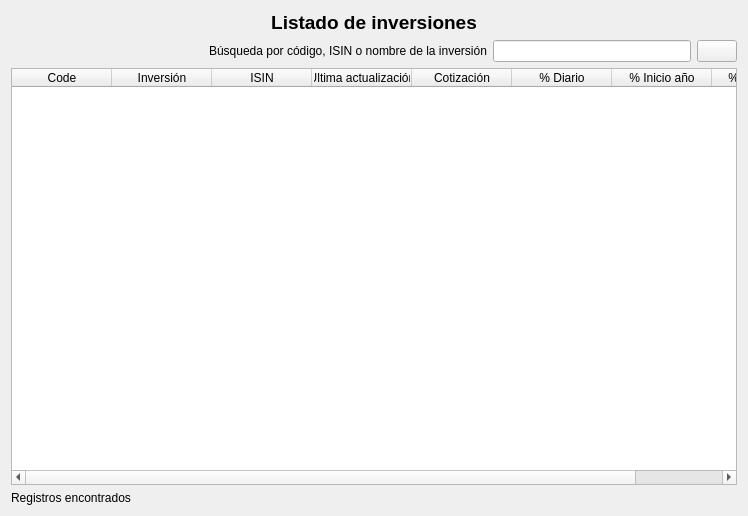
<?xml version="1.0" encoding="UTF-8"?>
<ui version="4.0">
 <class>wdgInversiones2</class>
 <widget class="QWidget" name="wdgInversiones2">
  <property name="geometry">
   <rect>
    <x>0</x>
    <y>0</y>
    <width>748</width>
    <height>516</height>
   </rect>
  </property>
  <property name="windowTitle">
   <string>Form</string>
  </property>
  <layout class="QHBoxLayout" name="horizontalLayout_2">
   <item>
    <layout class="QVBoxLayout" name="verticalLayout">
     <item>
      <widget class="QLabel" name="lbl">
       <property name="font">
        <font>
         <pointsize>14</pointsize>
         <weight>75</weight>
         <bold>true</bold>
        </font>
       </property>
       <property name="text">
        <string>Listado de inversiones</string>
       </property>
       <property name="alignment">
        <set>Qt::AlignCenter</set>
       </property>
      </widget>
     </item>
     <item>
      <layout class="QHBoxLayout" name="horizontalLayout">
       <item>
        <spacer name="horizontalSpacer">
         <property name="orientation">
          <enum>Qt::Horizontal</enum>
         </property>
         <property name="sizeHint" stdset="0">
          <size>
           <width>40</width>
           <height>20</height>
          </size>
         </property>
        </spacer>
       </item>
       <item>
        <widget class="QLabel" name="label">
         <property name="text">
          <string>Búsqueda por código, ISIN o nombre de la inversión</string>
         </property>
        </widget>
       </item>
       <item>
        <widget class="QLineEdit" name="txt"/>
       </item>
       <item>
        <widget class="QPushButton" name="cmd">
         <property name="text">
          <string/>
         </property>
         <property name="icon">
          <iconset>
           <normaloff>:/images/document-preview.png</normaloff>:/images/document-preview.png</iconset>
         </property>
        </widget>
       </item>
      </layout>
     </item>
     <item>
      <widget class="myQTableWidget" name="tblInversiones">
       <property name="contextMenuPolicy">
        <enum>Qt::CustomContextMenu</enum>
       </property>
       <property name="alternatingRowColors">
        <bool>true</bool>
       </property>
       <attribute name="horizontalHeaderStretchLastSection">
        <bool>false</bool>
       </attribute>
       <attribute name="verticalHeaderVisible">
        <bool>false</bool>
       </attribute>
       <column>
        <property name="text">
         <string>Code</string>
        </property>
       </column>
       <column>
        <property name="text">
         <string>Inversión</string>
        </property>
       </column>
       <column>
        <property name="text">
         <string>ISIN</string>
        </property>
       </column>
       <column>
        <property name="text">
         <string>Última actualización</string>
        </property>
       </column>
       <column>
        <property name="text">
         <string>Cotización</string>
        </property>
       </column>
       <column>
        <property name="text">
         <string>% Diario</string>
        </property>
       </column>
       <column>
        <property name="text">
         <string>% Inicio año</string>
        </property>
       </column>
       <column>
        <property name="text">
         <string>% Dividendo</string>
        </property>
       </column>
      </widget>
     </item>
     <item>
      <widget class="QLabel" name="lblFound">
       <property name="text">
        <string>Registros encontrados</string>
       </property>
      </widget>
     </item>
    </layout>
   </item>
  </layout>
  <action name="actionInversionEstudio">
   <property name="icon">
    <iconset>
     <normaloff>:/xulpmoney/document-edit.png</normaloff>:/xulpmoney/document-edit.png</iconset>
   </property>
   <property name="text">
    <string>Estudio de la Inversión</string>
   </property>
  </action>
  <action name="actionOrdenarTPCDiario">
   <property name="icon">
    <iconset>
     <normaloff>:/images/document-preview.png</normaloff>:/images/document-preview.png</iconset>
   </property>
   <property name="text">
    <string>% Diario</string>
   </property>
  </action>
  <action name="actionOrdenarTPCAnual">
   <property name="icon">
    <iconset>
     <normaloff>:/images/document-preview.png</normaloff>:/images/document-preview.png</iconset>
   </property>
   <property name="text">
    <string>% Anual</string>
   </property>
  </action>
  <action name="actionOrdenarName">
   <property name="icon">
    <iconset>
     <normaloff>:/images/document-preview.png</normaloff>:/images/document-preview.png</iconset>
   </property>
   <property name="text">
    <string>Nombre</string>
   </property>
  </action>
  <action name="actionOrdenarDividendo">
   <property name="icon">
    <iconset>
     <normaloff>:/images/document-preview.png</normaloff>:/images/document-preview.png</iconset>
   </property>
   <property name="text">
    <string>Dividendo</string>
   </property>
  </action>
  <action name="actionOrdenarHora">
   <property name="icon">
    <iconset>
     <normaloff>:/images/document-preview.png</normaloff>:/images/document-preview.png</iconset>
   </property>
   <property name="text">
    <string>Hora</string>
   </property>
  </action>
  <action name="actionIbex35">
   <property name="icon">
    <iconset>
     <normaloff>:/images/spain.gif</normaloff>:/images/spain.gif</iconset>
   </property>
   <property name="text">
    <string>Ibex 35</string>
   </property>
  </action>
  <action name="actionInversionNueva">
   <property name="icon">
    <iconset>
     <normaloff>:/images/item_add.png</normaloff>:/images/item_add.png</iconset>
   </property>
   <property name="text">
    <string>Nueva Inversión manual</string>
   </property>
   <property name="toolTip">
    <string>El sistema crea las inversiones automáticamente
según los Sources seleccionados en /etc/myquotes/config.py.
Si quiere introducir una inversión manualmente y meter los
datos manualmente, seleccione esta opción.</string>
   </property>
  </action>
  <action name="actionInversionModificar">
   <property name="icon">
    <iconset>
     <normaloff>:/images/edit.png</normaloff>:/images/edit.png</iconset>
   </property>
   <property name="text">
    <string>Editar Inversión manual</string>
   </property>
   <property name="toolTip">
    <string>El sistema crea las inversiones automáticamente
según los Sources seleccionados en /etc/myquotes/config.py.
Si quiere modificar una inversión insertada manualmente,
seleccione esta opción.</string>
   </property>
  </action>
  <action name="actionInversionBorrar">
   <property name="icon">
    <iconset>
     <normaloff>:/images/eventdelete.png</normaloff>:/images/eventdelete.png</iconset>
   </property>
   <property name="text">
    <string>Borrar Inversión</string>
   </property>
   <property name="toolTip">
    <string>Si esta inversión es automática se borrará pero el sistema 
volvera a generarla.

Si esta inversión es manual se borrará y desaparecerá del
sistema.</string>
   </property>
  </action>
  <action name="actionFavoritos">
   <property name="icon">
    <iconset>
     <normaloff>:/images/star.png</normaloff>:/images/star.png</iconset>
   </property>
   <property name="text">
    <string>Añadir a favoritos</string>
   </property>
   <property name="toolTip">
    <string>Añadir a favoritos</string>
   </property>
  </action>
  <action name="actionMergeCodes">
   <property name="icon">
    <iconset>
     <normaloff>:/images/cakes.png</normaloff>:/images/cakes.png</iconset>
   </property>
   <property name="text">
    <string>Combina códigos seleccionados</string>
   </property>
  </action>
  <action name="actionQuoteNew">
   <property name="icon">
    <iconset>
     <normaloff>:/images/item_add.png</normaloff>:/images/item_add.png</iconset>
   </property>
   <property name="text">
    <string>Nueva cotización</string>
   </property>
   <property name="toolTip">
    <string>Nueva cotización</string>
   </property>
  </action>
  <action name="actionDividendoEstimacionNueva">
   <property name="icon">
    <iconset>
     <normaloff>:/images/item_add.png</normaloff>:/images/item_add.png</iconset>
   </property>
   <property name="text">
    <string>Nueva estimación de dividendo</string>
   </property>
   <property name="toolTip">
    <string>Nueva estimación de dividendo</string>
   </property>
  </action>
 </widget>
 <customwidgets>
  <customwidget>
   <class>myQTableWidget</class>
   <extends>QTableWidget</extends>
   <header location="global">myqtablewidget</header>
  </customwidget>
 </customwidgets>
 <tabstops>
  <tabstop>txt</tabstop>
  <tabstop>cmd</tabstop>
  <tabstop>tblInversiones</tabstop>
 </tabstops>
 <resources>
  <include location="../images/xulpymoney.qrc"/>
 </resources>
 <connections/>
</ui>
